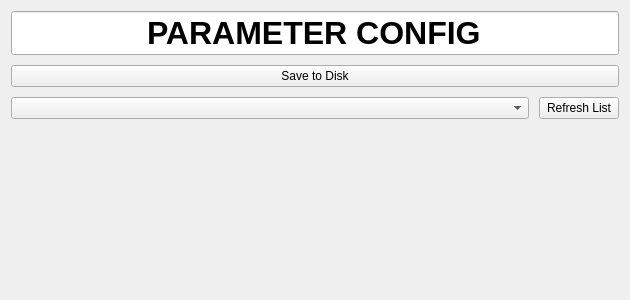
<?xml version="1.0" encoding="UTF-8"?>
<ui version="4.0">
 <class>paramSaverWidget</class>
 <widget class="QWidget" name="paramSaver">
  <property name="geometry">
   <rect>
    <x>0</x>
    <y>0</y>
    <width>630</width>
    <height>300</height>
   </rect>
  </property>
  <property name="windowTitle">
   <string>Form</string>
  </property>
  <layout class="QGridLayout" name="gridLayout_2">
   <item row="0" column="0">
    <layout class="QVBoxLayout" name="mainVerticalLayout">
     <property name="spacing">
      <number>10</number>
     </property>
     <item>
      <widget class="QLineEdit" name="titleLineEdit">
       <property name="font">
        <font>
         <pointsize>24</pointsize>
         <weight>75</weight>
         <bold>true</bold>
        </font>
       </property>
       <property name="text">
        <string>PARAMETER CONFIG</string>
       </property>
       <property name="alignment">
        <set>Qt::AlignCenter</set>
       </property>
       <property name="readOnly">
        <bool>true</bool>
       </property>
      </widget>
     </item>
     <item>
      <widget class="QPushButton" name="globalSaveButton">
       <property name="sizePolicy">
        <sizepolicy hsizetype="Preferred" vsizetype="Fixed">
         <horstretch>0</horstretch>
         <verstretch>0</verstretch>
        </sizepolicy>
       </property>
       <property name="text">
        <string>Save to Disk</string>
       </property>
      </widget>
     </item>
     <item>
      <layout class="QHBoxLayout" name="profileLayout">
       <item>
        <widget class="QComboBox" name="configProfilesDropdown">
         <property name="sizePolicy">
          <sizepolicy hsizetype="Expanding" vsizetype="Fixed">
           <horstretch>0</horstretch>
           <verstretch>0</verstretch>
          </sizepolicy>
         </property>
         <property name="placeholderText">
          <string>Select Profile...</string>
         </property>
        </widget>
       </item>
       <item>
        <widget class="QPushButton" name="refreshButton">
         <property name="sizePolicy">
          <sizepolicy hsizetype="Fixed" vsizetype="Fixed">
           <horstretch>0</horstretch>
           <verstretch>0</verstretch>
          </sizepolicy>
         </property>
         <property name="text">
          <string>Refresh List</string>
         </property>
        </widget>
       </item>
      </layout>
     </item>
     <item>
      <spacer name="verticalSpacer">
       <property name="orientation">
        <enum>Qt::Vertical</enum>
       </property>
       <property name="sizeType">
        <enum>QSizePolicy::Expanding</enum>
       </property>
       <property name="sizeHint" stdset="0">
        <size>
         <width>20</width>
         <height>40</height>
        </size>
       </property>
      </spacer>
     </item>
    </layout>
   </item>
  </layout>
 </widget>
 <resources/>
 <connections/>
</ui>
